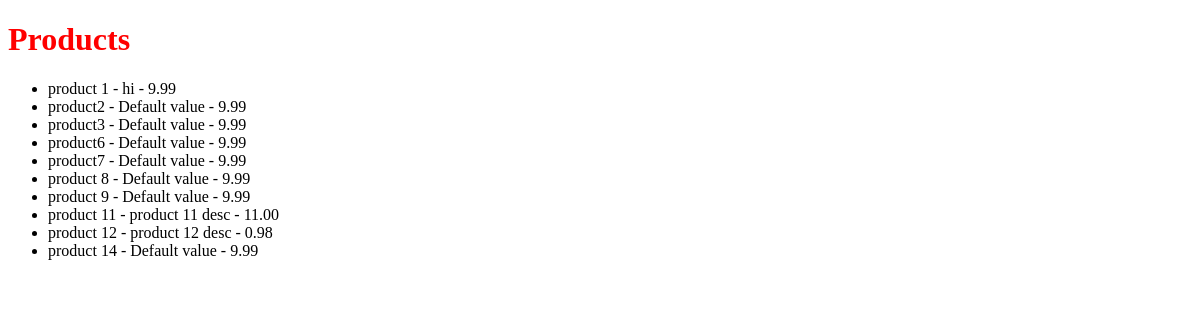
Before: /products/ with the older database file.
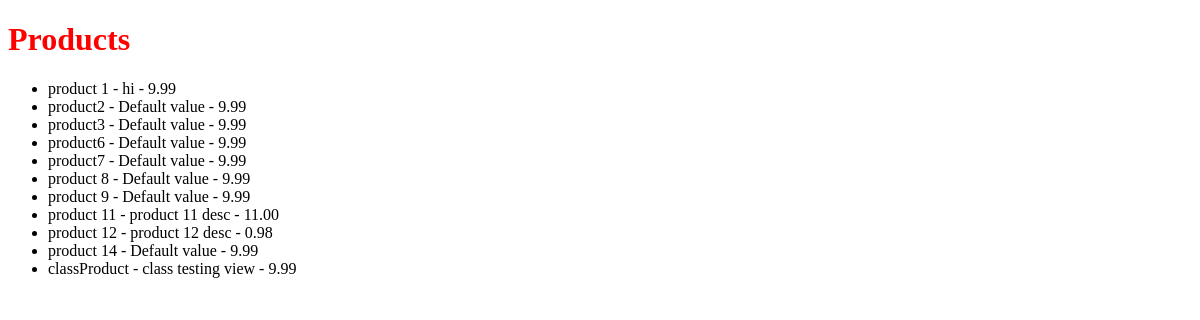
After: the same page with the newer database file.
### products/models.py (models this page shows)
class Product(models.Model):
    user = models.ForeignKey(settings.AUTH_USER_MODEL)
    managers = models.ManyToManyField(settings.AUTH_USER_MODEL, related_name="managers_products", blank=True)
    title = models.CharField(max_length=30)
    slug = models.SlugField(blank=True, unique=True)
    description = models.TextField(default="Default value")
    price = models.DecimalField(max_digits=100, decimal_places=2, default=9.99)
    sale_price = models.DecimalField(max_digits=100, decimal_places=2, default=6.99, null=True, blank=True)
    def __unicode__(self):
        return self.title

### products/views.py (the view)
# urls.py: url(r'^products/$', ProductListView.as_view(), name="product_list_view"),
class ProductListView(ListView):
    model= Product
    def get_queryset(self, *args, **kwargs):
        qs = super(ProductListView, self).get_queryset(**kwargs)
        return qs

### templates/products/product_list.html
{% extends "base.html"%}
{% block content %}
<h1>Products</h1>
<ul>
    {% for instance in object_list %}
        <li>{{ instance }} - {{ instance.description }} - {{ instance.price }}</li>
        {% empty %}
        <li>No Product yet</li>
    {% endfor %}
</ul>
{% endblock %}

Changed rows visible on the page:
added Product: title "classProduct", description "class testing view", price "9.99"
